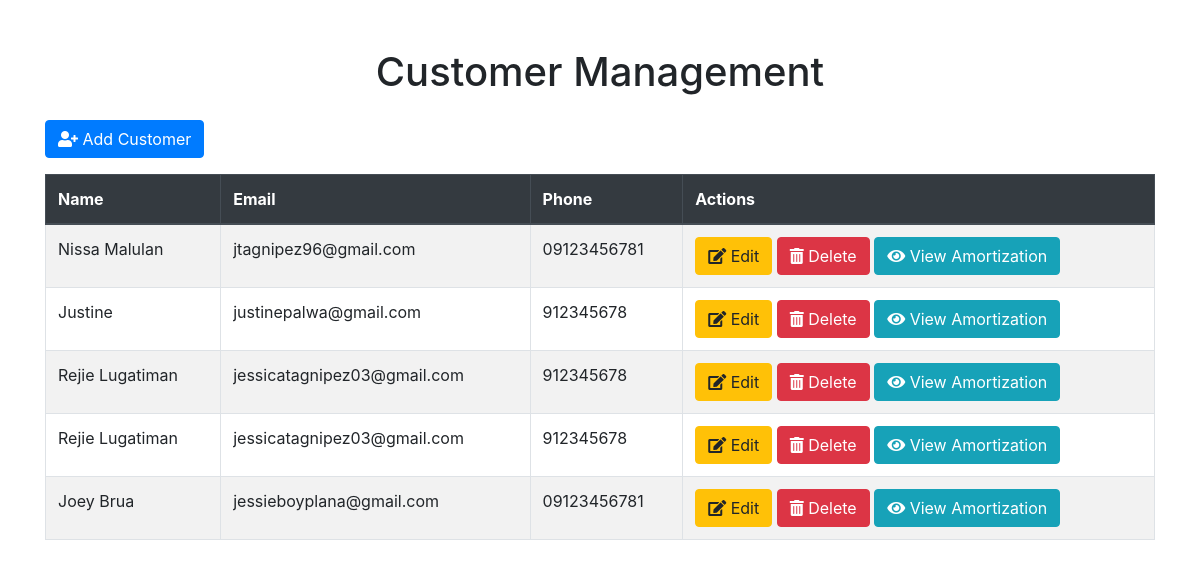
The page / on the database its author committed.
### tables this page shows
CREATE TABLE `customers` (
  `id` int(11) NOT NULL,
  `name` varchar(255) NOT NULL,
  `email` varchar(255) NOT NULL,
  `phone` varchar(20) NOT NULL
);

### index.php (the view, shortened to what this page needs)
<?php
include 'database.php';
$stmt = $conn->prepare("SELECT * FROM customers");
$stmt->execute();
$customers = $stmt->fetchAll(PDO::FETCH_ASSOC);
?>
<!DOCTYPE html>
<html lang="en">
<head>
    <link rel="stylesheet" href="https://stackpath.bootstrapcdn.com/bootstrap/4.3.1/css/bootstrap.min.css">
    <link rel="stylesheet" href="https://cdnjs.cloudflare.com/ajax/libs/font-awesome/5.15.3/css/all.min.css">
</head>
<body>
<div class="container mt-5">
    <h1 class="text-center mb-4">Customer Management</h1>
    <button class="btn btn-primary mb-3" data-toggle="modal" data-target="#addCustomerModal"><i class="fas fa-user-plus"></i> Add Customer</button>
    <table class="table table-bordered table-striped table-hover">
        <thead class="thead-dark">
            <tr>
                <th>Name</th>
                <th>Email</th>
                <th>Phone</th>
                <th>Actions</th>
            </tr>
        </thead>
        <tbody>
            <?php foreach ($customers as $customer): ?>
                <tr>
                    <td><?php echo htmlspecialchars($customer['name']); ?></td>
                    <td><?php echo htmlspecialchars($customer['email']); ?></td>
                    <td><?php echo htmlspecialchars($customer['phone']); ?></td>
                    <td>
                        <button class="btn btn-warning edit-customer-btn" data-toggle="modal" data-target="#editCustomerModal"
                                data-id="<?php echo $customer['id']; ?>" data-name="<?php echo htmlspecialchars($customer['name']); ?>"
                                data-email="<?php echo htmlspecialchars($customer['email']); ?>" data-phone="<?php echo htmlspecialchars($customer['phone']); ?>">
                            <i class="fas fa-edit"></i> Edit
                        </button>
                        <a href="delete_customer.php?id=<?php echo $customer['id']; ?>" class="btn btn-danger" onclick="return confirm('Are you sure you want to delete this customer?')"><i class="fas fa-trash-alt"></i> Delete</a>
                        <a href="view_amortization.php?customer_id=<?php echo $customer['id']; ?>" class="btn btn-info"><i class="fas fa-eye"></i> View Amortization</a>
                    </td>
                </tr>
            <?php endforeach; ?>
        </tbody>
    </table>
</div>
</body>
</html>

### rows shown on the page
customers: name "Nissa Malulan", email "jtagnipez96@gmail.com", phone "09123456781"
customers: name "Justine", email "justinepalwa@gmail.com", phone "912345678"
customers: name "Rejie Lugatiman", email "jessicatagnipez03@gmail.com", phone "912345678"
customers: name "Rejie Lugatiman", email "jessicatagnipez03@gmail.com", phone "912345678"
customers: name "Joey Brua", email "jessieboyplana@gmail.com", phone "09123456781"
